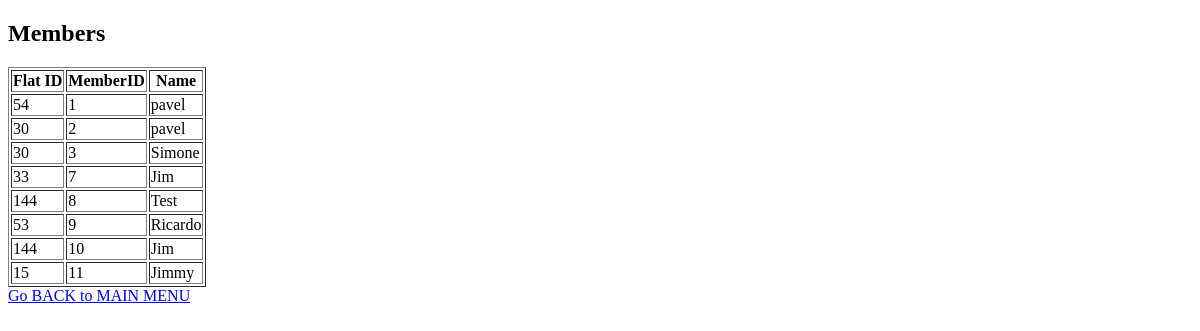
The app's page /members, older data.
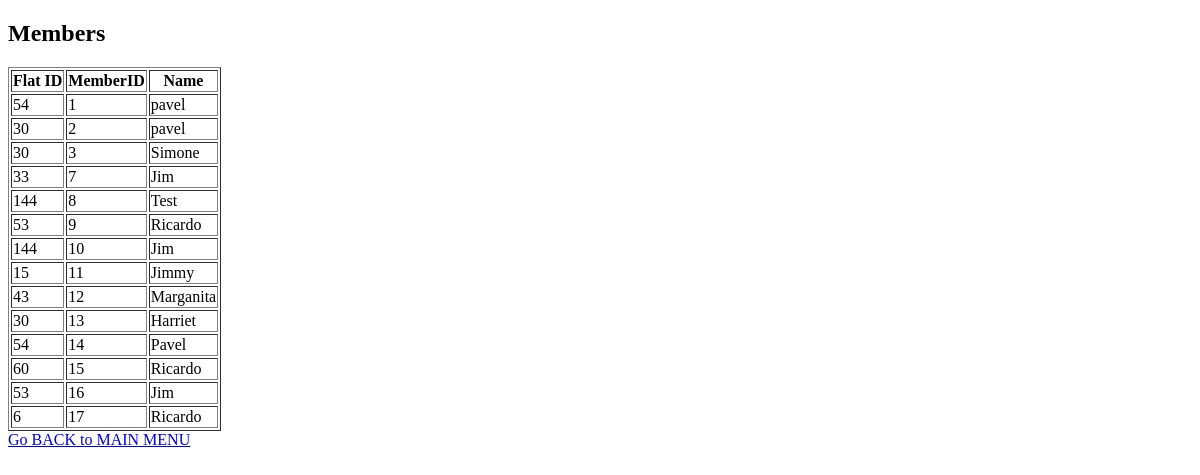
The same page, newer data.
### tables this page shows
CREATE TABLE "members" (
"flatID" INTEGER NOT NULL,
"memberID" INTEGER PRIMARY KEY AUTOINCREMENT,
"fname" TEXT NOT NULL,
FOREIGN KEY (flatID) REFERENCES flats (flatID),
UNIQUE(flatID, fname)
);

### main.py (the view)
@app.route("/members")
def view_members():
  conn, cursor = get_db_connection()
  cursor.execute("SELECT * FROM members")
  members = cursor.fetchall()
  conn.close()
  return render_template("members.html", members=members)

### main.py (called while the page is built)
def get_db_connection():
    dbCon = sql.connect("square_share.db") #connection object
    dbCursor = dbCon.cursor() #cursor object
    return dbCon, dbCursor

### templates/members.html (shortened to what this page needs)
<!DOCTYPE html>
<html lang="en">
<head>
</head>
<body>
  <h2>Members</h2>
  <table border="1">
    <tr>
      <th>Flat ID</th>
      <th>MemberID</th>
      <th>Name</th>
    </tr>
    {% for member in members %}
    <tr>
      <td>{{ member[0] }}</td>
      <td>{{ member[1] }}</td>
      <td>{{ member[2] }}</td>
    </tr>
    {% endfor %}
  </table>
  <a href="{{ url_for('home') }}">Go BACK to MAIN MENU </a>
</body>
</html>

Row changes from the older to the newer data that the page shows:
added members: flatID "43", memberID "12", fname "Marganita"
added members: flatID "30", memberID "13", fname "Harriet"
added members: flatID "54", memberID "14", fname "Pavel"
added members: flatID "60", memberID "15", fname "Ricardo"
added members: flatID "53", memberID "16", fname "Jim"
added members: flatID "6", memberID "17", fname "Ricardo"
